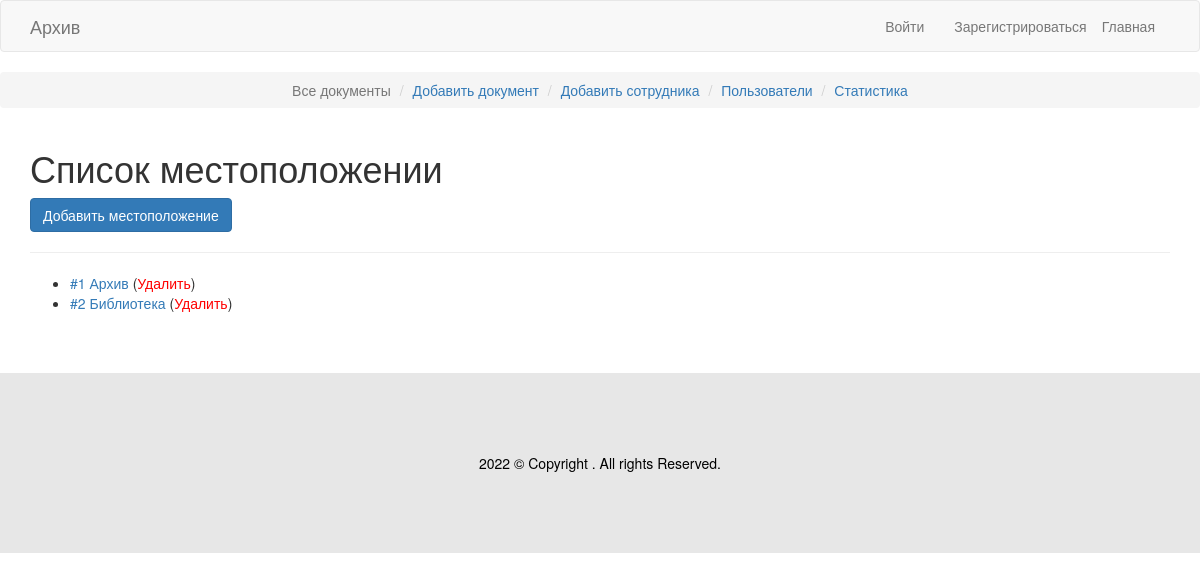
The app's page /locations.php with its own data.
### tables this page shows
CREATE TABLE `locations` (
  `id` int NOT NULL,
  `location` varchar(256) NOT NULL
);

### locations.php (the view, shortened to what this page needs)
<?php
    require_once('header.php');
    $result = mysqli_query($link, "SELECT * FROM `locations`;") or die(mysqli_error($link));
?>
<ol style='text-align:center' class="breadcrumb" >
        <li class="active">Все документы</li>
        <li><a href="adddocument.php">Добавить документ</a></li>
        <li><a href="addsotrudnik.php">Добавить сотрудника</a></li>
        <li><a href="sotrudniki.php">Пользователи</a></li>
        <li><a href="stat1.php">Статистика</a></li>
    </ol>
    <div class="roma">
        <div class="rrr">
<div class="container">
    <h1>Список местоположении</h1>
    <a href="add_locations.php" class="btn btn-primary">Добавить местоположение</a>
    <hr>
    <?php if($result->num_rows > 0): ?>
        <ul>
            <?php while($value = $result->fetch_assoc()): ?>
                <li><a href="edit_locations.php?id=<?php echo $value["id"]; ?>">#<?php echo $value["id"]; ?> <?php echo $value["location"]; ?></a> (<a onclick="return proverka();" style="color:red" href="?del_id=<?php echo $value["id"]; ?>">Удалить</a>)</li>
            <?php endwhile; ?>
        </ul>
    <?php else: ?>
        <div class="alert alert-info">Список пуст</div>
    <?php endif; ?>
</div>
<?php require_once('footer.php'); ?>

### records on screen
locations: id "1", location "Архив"
locations: id "2", location "Библиотека"
